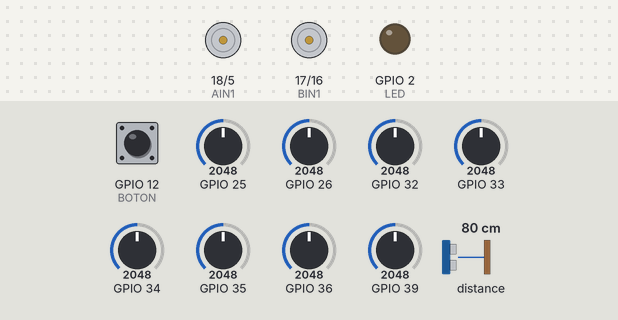
The sketch below on a simulated ESP32. On the bench: motor-driver pin pairs drawn as motors (green arrow = first pin HIGH = forward, orange = second pin HIGH = backward, longer = more drive, scaled by the enable pin), output pins drawn as LEDs (lit = HIGH). The test bench sets the inputs (shaded band); at power-on: distance to the obstacle 80 cm, GPIO 12 (BOTON) HIGH, GPIO 25 = 2048, GPIO 26 = 2048, GPIO 32 = 2048, GPIO 33 = 2048, GPIO 34 = 2048, GPIO 35 = 2048, GPIO 36 = 2048, GPIO 39 = 2048. The echo pulse lasts 58.3 µs per cm; what the sketch prints to the serial monitor is not drawn.

Above: at 6.7 s.
6.8 s: distance to the obstacle set to 11 cm
8.3 s: distance to the obstacle set to 8 cm
At 9.5 s:
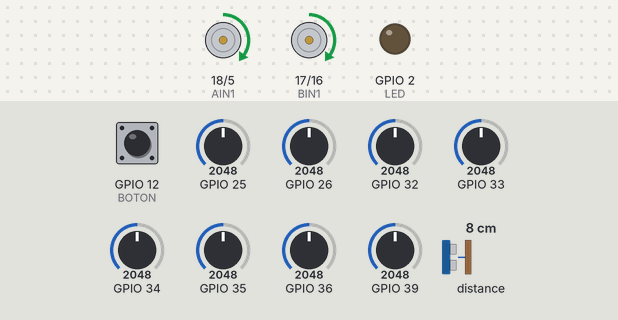
At 10.9 s:
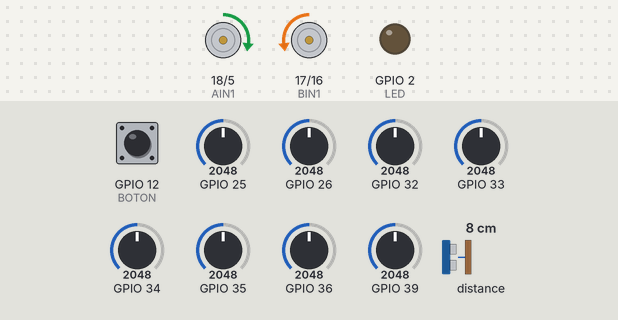
Timing chart, 0 to 17.8 s (numbered marks = the images above; inputs shaded):
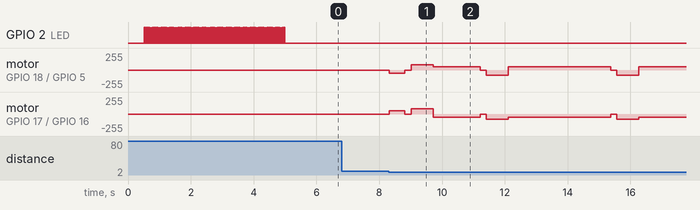

Measured:
- the behaviour switches between 10 and 9 cm on distance to the obstacle (found by bisection; images 0 and 1)
- after the input at 6.8 s, every drawn part: stays the same

The sketch:

Evasion.ino
```cpp
#include "Pines.h"
#include <Wire.h>
#include <Adafruit_VL53L0X.h>
#include <QTRSensors.h>

//#include <BluetoothSerial.h>

QTRSensors qtr;

// Crea una instancia del sensor
Adafruit_VL53L0X lox = Adafruit_VL53L0X();

//BluetoothSerial SerialBT;

const int freq = 5000;
const int resolution = 8;
int umbral = 3500;

const uint8_t SensorCount = 8;
uint16_t sensorValues[SensorCount];
int ultimaPosicion = 0;

void setup() {
  Serial.begin(115200);
  //SerialBT.begin("Valor Absoluto de 3");

  Serial.println("Iniciando...");

  inicializarMotores();

  qtr.setTypeAnalog();
  qtr.setSensorPins((const uint8_t[]){
                      36, 39, 34, 35, 32, 33, 25, 26 },
                    SensorCount);
  qtr.setEmitterPin(27);
  pinMode(LED, OUTPUT);

  // Inicia la comunicacion I2C con el sensor
  if (!lox.begin()) {
    Serial.println(F("¡Error de inicio de V53L0X! Verifica las conexiones."));
    while (1)
      ;  // Detiene el programa si no se puede inicializar el sensor
  }

  Serial.println(F("VL53L0X iniciado correctamente"));
  while (digitalRead(BOTON) == 0) {
  }
  delay(500);

  for (int i = 0; i < 100; i++) {
    qtr.calibrate();
    digitalWrite(LED, HIGH);
    delay(10);
    digitalWrite(LED, LOW);
    delay(10);
  }

  while (digitalRead(BOTON) == 0) {
  }
  delay(500);
}

void loop() {
  VL53L0X_RangingMeasurementData_t measure;  //Declara la variable para almacenar los datos de la medición

  //Realiza la medición de distancia y almacena los resultados en la variable 'measure'
  lox.rangingTest(&measure, false);

  if (measure.RangeStatus != 4) {
    if (measure.RangeMilliMeter < 100) {
      Motor(-50, -50);
      delay(500);
      Motor(0, 0);
      delay(200);
      Motor(-80, 80);
      delay(700);
      Motor(50, 50);
      delay(1500);
      Motor(0, 0);
      delay(200);
      Motor(80, -80);
      delay(700);
      Motor(50, 50);
      delay(3250);
      Motor(0, 0);
      delay(200);
      Motor(80, -80);
      delay(700);
      while (sensorValues[3] < umbral || sensorValues[4] < umbral) {
        qtr.read(sensorValues);
        Motor(50, 50);
      }
      Motor(0, 0);
      delay(200);
      Motor(50, 50);
      delay(250);
      qtr.read(sensorValues);
      while (sensorValues[4] < umbral) {
        qtr.read(sensorValues);
        Motor(-80, 80);
      }
      Motor(50, 50);
      delay(200);
      Motor(0, 0);
    }
  }
}
```

Motores.ino
```cpp
#include "Pines.h"

void inicializarMotores() {
  pinMode(BIN2, OUTPUT);
  pinMode(BIN1, OUTPUT);
  ledcSetup(1, freq, resolution);
  ledcAttachPin(PWMB, 1);
  pinMode(AIN1, OUTPUT);
  pinMode(AIN2, OUTPUT);
  ledcSetup(0, freq, resolution);
  ledcAttachPin(PWMA, 0);
}

void Motoriz(int valueiz) {
  if (valueiz >= 0) {
    digitalWrite(BIN1, LOW);
    digitalWrite(BIN2, HIGH);
  } else {
    digitalWrite(BIN1, HIGH);
    digitalWrite(BIN2, LOW);
    valueiz = valueiz * -1;
  }
  ledcWrite(1, valueiz);
}
// Función accionamiento motor derecho
void Motorde(int valueder) {
  if (valueder >= 0) {
    digitalWrite(AIN1, HIGH);
    digitalWrite(AIN2, LOW);
  } else {
    digitalWrite(AIN1, LOW);
    digitalWrite(AIN2, HIGH);
    valueder = valueder * -1;
  }
  ledcWrite(0, valueder);
}

//Accionamiento de motores
void Motor(int left, int righ) {
  Motoriz(left);
  Motorde(righ);
}
```

Pines.h
```cpp
#define AIN1 18
#define AIN2 5
#define PWMA 19

#define BIN1 17
#define BIN2 16
#define PWMB 4

#define BOTON 12

#define LED 2
//ROJO ADELANTE
//AZUL ATRAS
```
